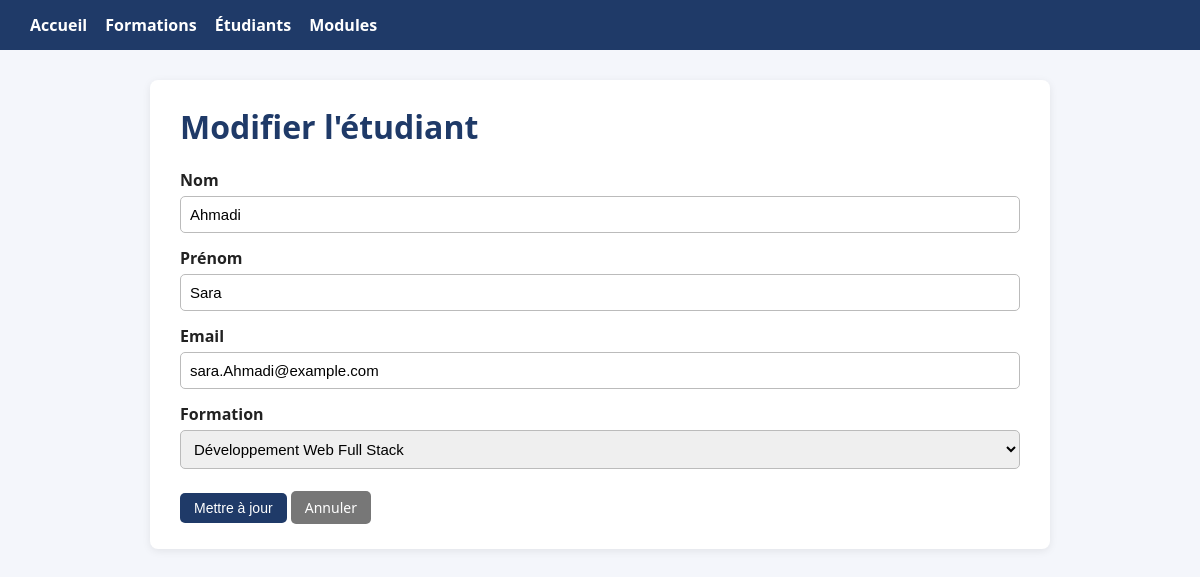
Screenshot of /etudiants/edit.php?id=1 with the database file from the repository.
### tables this page shows
CREATE TABLE etudiants (
    id_etudiant  INT AUTO_INCREMENT PRIMARY KEY,
    nom          VARCHAR(60)  NOT NULL,
    prenom       VARCHAR(60)  NOT NULL,
    email        VARCHAR(120) NOT NULL UNIQUE,
    id_formation INT NOT NULL,
    CONSTRAINT fk_etudiant_formation FOREIGN KEY (id_formation)
        REFERENCES formations(id_formation)
        ON DELETE RESTRICT ON UPDATE CASCADE
);

CREATE TABLE formations (
    id_formation INT AUTO_INCREMENT PRIMARY KEY,
    titre        VARCHAR(100) NOT NULL,
    duree_mois   INT NOT NULL,
    description  TEXT
);

### database/connexion.php (called while the page is built, shortened)
<?php
function h($valeur)
{
    return htmlspecialchars((string) $valeur, ENT_QUOTES, 'UTF-8');
}

### etudiants/edit.php (the view, shortened to what this page needs)
<?php require_once '../database/connexion.php'; ?>
<!DOCTYPE html>
<html lang="fr"><head><meta charset="UTF-8"><title>Modifier un étudiant</title>
<link rel="stylesheet" href="../assets/css/style.css"></head>
<body>
<header><a href="../index.php">Accueil</a><a href="../formations/index.php">Formations</a><a href="../etudiants/index.php">Étudiants</a><a href="../modules/index.php">Modules</a></header>
<main>
<?php
$id = (int) ($_GET['id'] ?? 0);
$stmt = $pdo->prepare("SELECT * FROM etudiants WHERE id_etudiant = ?");
$stmt->execute([$id]);
$etudiant = $stmt->fetch(PDO::FETCH_ASSOC);
$formations = $pdo->query("SELECT id_formation, titre FROM formations ORDER BY titre")->fetchAll(PDO::FETCH_ASSOC);
?>
<h1>Modifier l'étudiant</h1>
<form method="POST">
  <label>Nom</label><input type="text" name="nom" required value="<?= h($etudiant['nom']) ?>">
  <label>Prénom</label><input type="text" name="prenom" required value="<?= h($etudiant['prenom']) ?>">
  <label>Email</label><input type="email" name="email" required value="<?= h($etudiant['email']) ?>">
  <label>Formation</label>
  <select name="id_formation" required>
    <?php foreach ($formations as $f): ?>
      <option value="<?= $f['id_formation'] ?>" <?= $etudiant['id_formation'] == $f['id_formation'] ? 'selected' : '' ?>><?= h($f['titre']) ?></option>
    <?php endforeach; ?>
  </select>
  <br><br><button class="btn" type="submit">Mettre à jour</button> <a class="btn btn-sec" href="index.php">Annuler</a>
</form>
</main></body></html>

### assets/css/style.css (style rules this page uses)
* { box-sizing:border-box }
body { font-family:Segoe UI,Arial,sans-serif;background:#f4f6fb;margin:0;color:#222 }
header { background:#1f3a68;color:#fff;padding:14px 30px }
header a { color:#fff;text-decoration:none;margin-right:18px;font-weight:600 }
main { max-width:900px;margin:30px auto;background:#fff;padding:25px 30px;border-radius:8px;box-shadow:0 2px 8px rgba(0,0,0,.08) }
h1 { margin-top:0;color:#1f3a68 }
.btn { display:inline-block;padding:7px 14px;border-radius:5px;background:#1f3a68;color:#fff;text-decoration:none;border:0;cursor:pointer;font-size:14px }
.btn-sec { background:#777 }
form label { display:block;margin-top:14px;font-weight:600 }
form input,form select,form textarea { width:100%;padding:9px;margin-top:5px;border:1px solid #bbb;border-radius:5px;font-size:15px }

### rows the page displays
etudiants: nom "Ahmadi", prenom "Sara", email "sara.Ahmadi@example.com", id_formation "Développement Web Full Stack"
